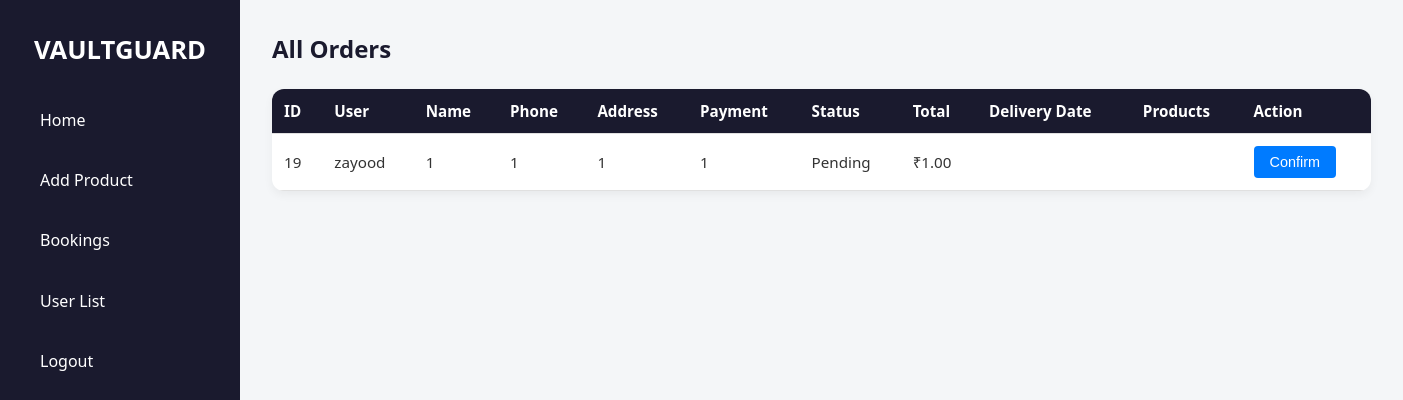
Page /dashboard/bookings/ (signed in) on the earlier database version.
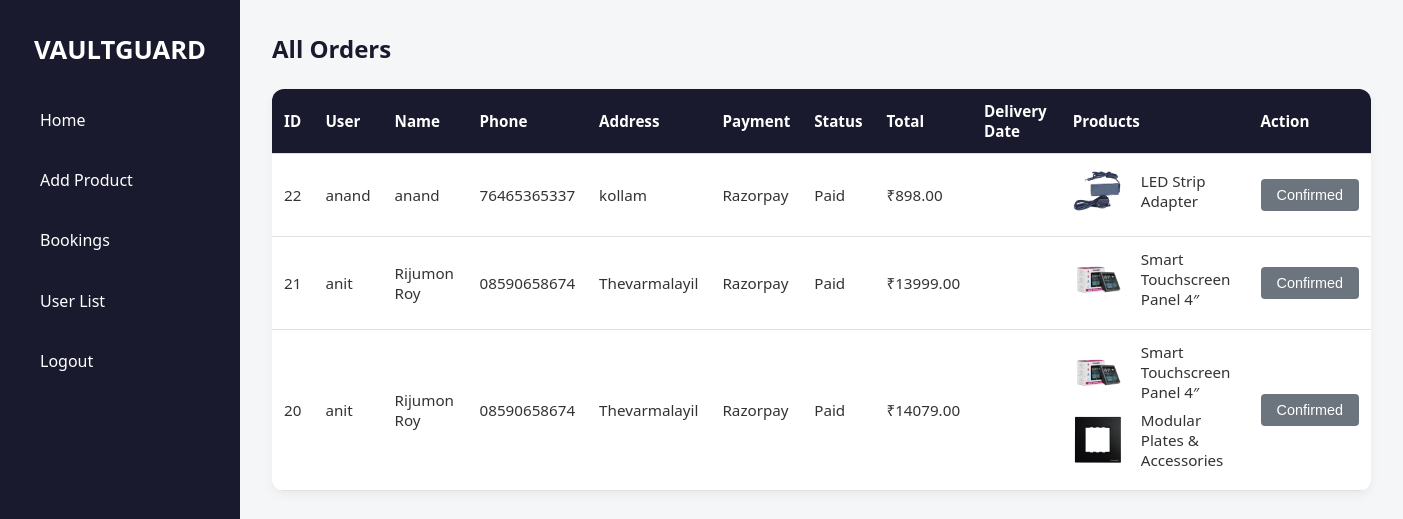
Same page on the later database version.
### app/models.py (models this page shows, shortened)
class Order(models.Model):
    user = models.ForeignKey(User, on_delete=models.CASCADE)
    name = models.CharField(max_length=100)
    phone = models.CharField(max_length=20)
    pincode = models.CharField(max_length=10)
    address = models.TextField()
    address_type = models.CharField(max_length=50, blank=True, null=True)
    payment_method = models.CharField(max_length=20)
    total_price = models.DecimalField(max_digits=10, decimal_places=2)
    razorpay_payment_id = models.CharField(max_length=100, blank=True, null=True)
    status = models.CharField(max_length=20, default='Pending')
    created_at = models.DateTimeField(auto_now_add=True)

class OrderItem(models.Model):
    order = models.ForeignKey(Order, on_delete=models.CASCADE, related_name='items')
    product = models.ForeignKey(Product, on_delete=models.CASCADE)
    quantity = models.PositiveIntegerField(default=1)
    price = models.DecimalField(max_digits=10, decimal_places=2)

class Product(models.Model):
    name = models.CharField(max_length=255)
    price = models.FloatField()
    offerprice = models.FloatField(blank=True, null=True)
    description = models.TextField()
    category = models.CharField(max_length=100, choices=CATEGORY_CHOICES)
    warranty = models.CharField(max_length=100, blank=True, null=True)
    stock = models.PositiveIntegerField(default=1)
    image = models.ImageField(upload_to='product_images/', blank=True, null=True)

### app/views.py (the view)
# urls.py: path('dashboard/bookings/', views.admin_bookings, name='admin_bookings'),
@login_required(login_url='login')
def admin_bookings(request):
    if not request.user.is_superuser:
        return render(request, 'unauthorized.html')
    orders = Order.objects.all().order_by('-created_at')
    return render(request, 'bookings.html', {'orders': orders})

### templates/bookings.html (shortened to what this page needs)
{% load static %}
<!DOCTYPE html>
<html lang="en">
<head>
    <link rel="stylesheet" href="{% static 'css/bookings.css' %}">
</head>
<body>
<div class="sidebar">
    <h2 class="brand">VAULTGUARD</h2>
    <nav class="sidebar-nav">
        <a href="{% url 'firstpage' %}">Home</a>
        <a href="{% url 'add_product' %}">Add Product</a>
        <a href="{% url 'admin_bookings' %}">Bookings</a>
        <a href="{% url 'user_list' %}">User List</a>
        <a href="{% url 'logout' %}">Logout</a>
    </nav>
</div>
<div class="main-content">
    <section class="section-title">All Orders</section>
    <div class="table-wrapper">
        <table class="order-table">
            <thead>
                <tr>
                    <th>ID</th>
                    <th>User</th>
                    <th>Name</th>
                    <th>Phone</th>
                    <th>Address</th>
                    <th>Payment</th>
                    <th>Status</th>
                    <th>Total</th>
                    <th>Delivery Date</th>
                    <th>Products</th>
                    <th>Action</th>
                </tr>
            </thead>
            <tbody>
                {% for order in orders %}
                <tr>
                    <td>{{ order.id }}</td>
                    <td>{{ order.user.username }}</td>
                    <td>{{ order.name }}</td>
                    <td>{{ order.phone }}</td>
                    <td>{{ order.address }}</td>
                    <td>{{ order.payment_method|title }}</td>
                    <td>{{ order.status }}</td>
                    <td>₹{{ order.total_price }}</td>
                    <td>{{ order.delivery_date|date:"D, M d, Y" }}</td>
                    <td>
                        {% for item in order.items.all %}
                        <div class="product-item" title="Price: ₹{{ item.price }} x {{ item.quantity }}&#013;Description: {{ item.product.description }}">
                            <img src="{% if item.product.image %}{{ item.product.image.url }}{% else %}{% static 'images/placeholder.png' %}{% endif %}" alt="{{ item.product.name }}">
                            <span>{{ item.product.name }}</span>
                        </div>
                        {% endfor %}
                    </td>
                    <td>
                        {% if order.status == "Pending" %}
                        <form method="POST" action="{% url 'confirm_order' order.id %}">
                            <button type="submit" class="btn btn-blue">Confirm</button>
                        </form>
                        {% else %}
                        <button class="btn btn-gray" disabled>Confirmed</button>
                        {% endif %}
                    </td>
                </tr>
                {% endfor %}
            </tbody>
        </table>
    </div>
</div>
</body>
</html>

Differences in the rows shown:
removed Order: id "19", user.username "zayood", name "1", phone "1", address "1", payment_method "1", status "Pending", total_price "1.00", shows "Confirm"
added Order: id "22", user.username "anand", name "anand", phone "76465365337", address "kollam", payment_method "Razorpay", status "Paid", total_price "898.00", shows "Confirmed"
added OrderItem: product.image (picture), product.name "LED Strip Adapter", shown under "22"
added Order: id "21", user.username "anit", name "Rijumon Roy", phone "08590658674", address "Thevarmalayil", payment_method "Razorpay", status "Paid", total_price "13999.00", shows "Confirmed"
added OrderItem: product.image (picture), product.name "Smart Touchscreen Panel 4″", shown under "21"
added Order: id "20", user.username "anit", name "Rijumon Roy", phone "08590658674", address "Thevarmalayil", payment_method "Razorpay", status "Paid", total_price "14079.00", shows "Confirmed"
added OrderItem: product.image (picture), product.name "Smart Touchscreen Panel 4″", shown under "20"
added OrderItem: product.image (picture), product.name "Modular Plates & Accessories", shown under "20"
